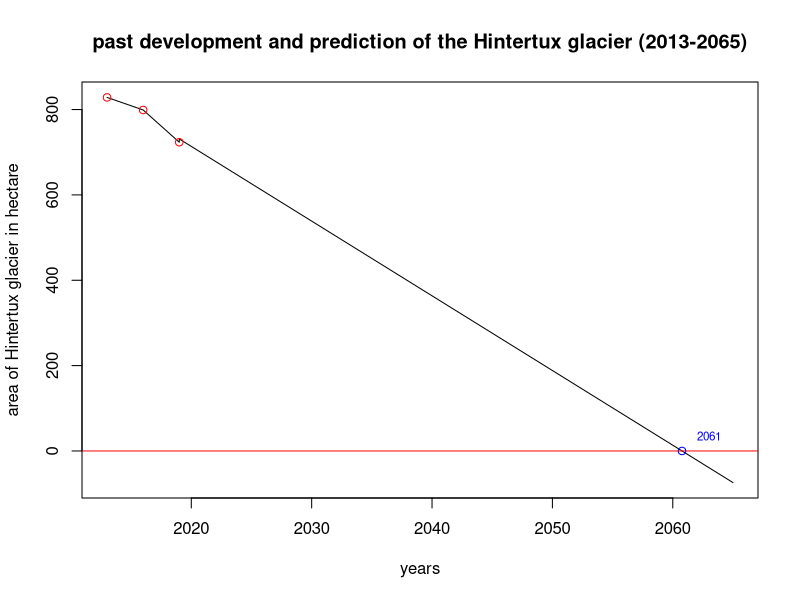
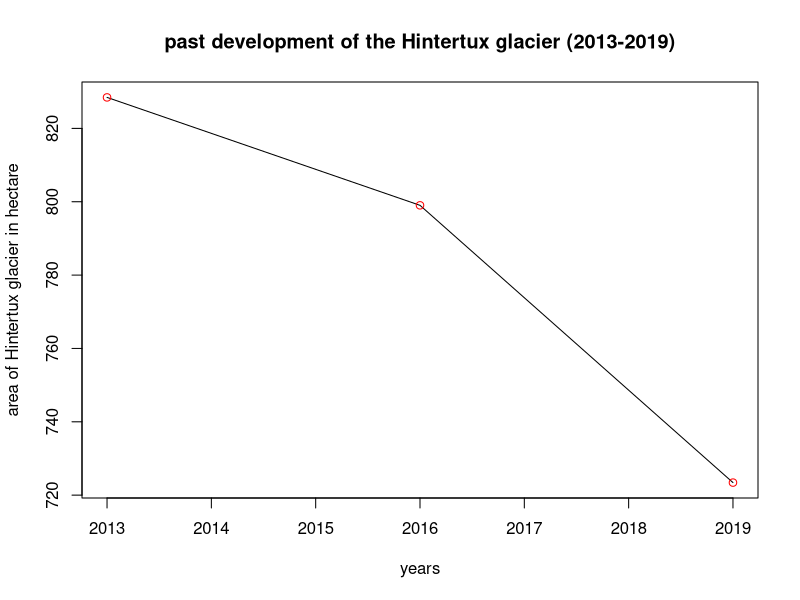
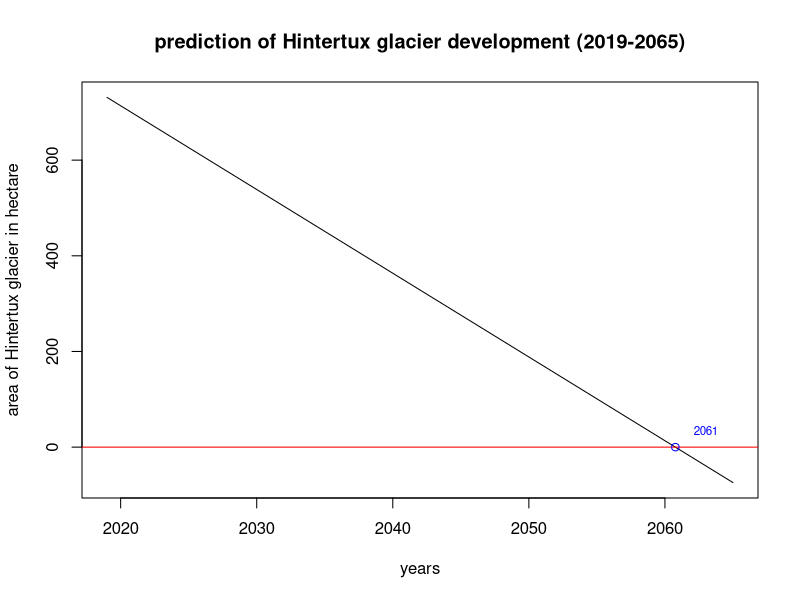
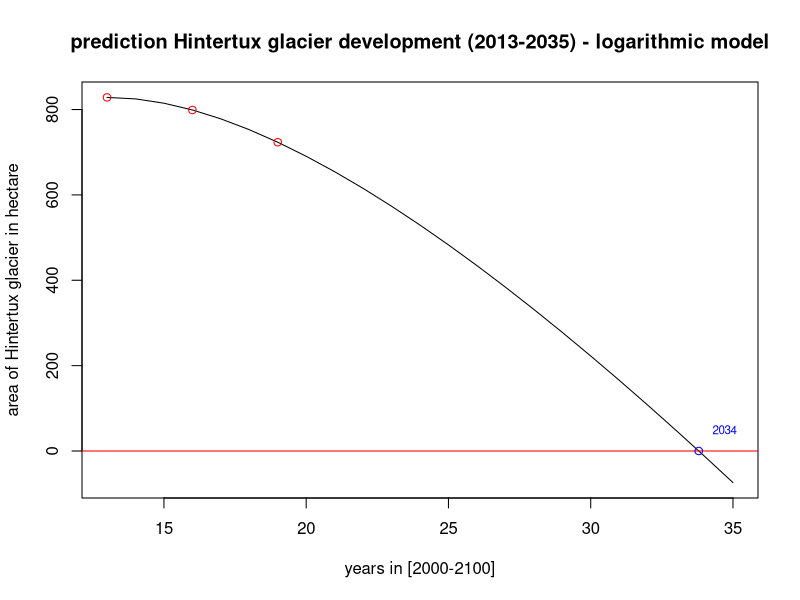

Write R code to recreate these figures, in order.
##### prediction on linear model 
# x and y values for prediction on classification model of 2016
x16 <- c(2013, 2015, 2016, 2017, 2019) # years 
y16 <- c(980.0100, 759.8700, 703.8900, 644.0400, 723.4200) # area in hectare 

# x and y values for prediction on classification model of 2019
x19 <- c(2013, 2016, 2019) # years 
y19 <- c(828.4500, 799.0200, 723.4200) # area in hectare 

# timestamp for prediction 
newdata <- data.frame("x19"=c(2019, 2021, 2023, 2025, 2060, 2065))

# linear model 
linearModel <- lm(y19~x19)

# prediction 
prediction <- predict(linearModel, newdata)

# plot of past course + prediction 
plot(c(x19,2019, 2021,2023,2025,2060, 2065), c(y19,prediction), type="l",xlab="years",ylab="area of Hintertux glacier in hectare", main="past development and prediction of the Hintertux glacier (2013-2065)")
points(x19,y19,col="red")
abline(h=0, col="red")
points(2060.766, 0, col="blue")
text(x=2063, y=35, labels="2061", col="blue", cex= 0.7)

# plot of past course 
plot(x19, y19, type="l",xlab="years",ylab="area of Hintertux glacier in hectare", main="past development of the Hintertux glacier (2013-2019)" )
points(x19,y19,col="red")

# plot of prediction 
plot(c(2019, 2021, 2023, 2025, 2060, 2065), prediction, type="l",xlab="years",ylab="area of Hintertux glacier in hectare", main="prediction of Hintertux glacier development (2019-2065)" )
abline(h=0, col="red")
points(2060.766, 0, col="blue")
text(x=2063, y=35, labels="2061", col="blue", cex= 0.7)


##### prediction on logarithmic model 
# values we have calculated on classification model of 2019
x <- c(13, 16, 19) # years 
y <- c(828.4500, 799.0200, 723.4200) # area in hectare 

xt <- -log(x)
logarithmicModel <- lm(y~x+xt)

logarithmicFunction <- function(x){logarithmicModel$coefficients[1]+logarithmicModel$coefficients[2]*x+logarithmicModel$coefficients[3]*-log(x)}

# years which are considered 
newx <- c(13:35)

# calculation of the x-axial-section
uniroot(logarithmicFunction, c(20,100))

plot(newx, logarithmicFunction(newx), type="l", ylab="area of Hintertux glacier in hectare", xlab="years in [2000-2100]", main="prediction Hintertux glacier development (2013-2035) - logarithmic model")
points(x,y,col="red")
abline(h=0, col="red")
points(33.79766, 0, col="blue")
text(x=34.7, y=50, labels="2034", col="blue", cex= 0.7)
 
